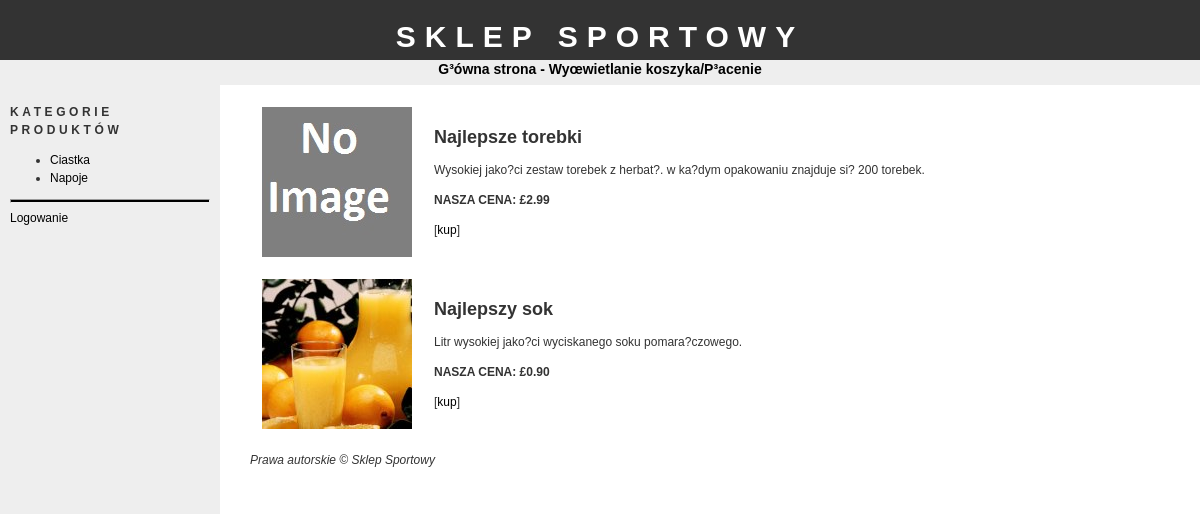
Screenshot of /produkty.php?id=1 with the database file from the repository.
### tables this page shows
CREATE TABLE IF NOT EXISTS `kategorie` (
  `id` tinyint(4) NOT NULL AUTO_INCREMENT,
  `nazwa` varchar(20) NOT NULL,
  PRIMARY KEY (`id`)
);

CREATE TABLE IF NOT EXISTS `produkty` (
  `id` int(11) NOT NULL AUTO_INCREMENT,
  `id_kat` tinyint(4) NOT NULL,
  `nazwa` varchar(100) NOT NULL,
  `opis` text NOT NULL,
  `obraz` varchar(30) NOT NULL,
  `cena` float NOT NULL,
  PRIMARY KEY (`id`)
);

### konfiguracja.php (called while the page is built, shortened)
<?php
$config_basedir = "http://localhost/sites/sklep/";
$config_sitename = "Sklep Sportowy";
?>

### produkty.php (the view, shortened to what this page needs)
<?php
	require("bd.php");
	require("naglowek.php");
	$prodcatsql = "SELECT * FROM produkty WHERE id_kat = " . $_GET['id'] . ";";
	$prodcatres = mysql_query($prodcatsql);
	$numrows = mysql_num_rows($prodcatres);
	if($numrows == 0)
	{
		echo "<h1>Brak produktów</h1>";
		echo "Kategoria nie posiada produktów.";
	}
	else
	{
		echo "<table cellpadding='10'>";
		while($prodrow = mysql_fetch_assoc($prodcatres))
		{
			echo "<tr>";
				if(empty($prodrow['obraz'])) {
					echo "<td><img src='./obrazy/brak_obrazu.jpg' alt='" . $prodrow['nazwa'] . "'></td>";
				}
				else {
					echo "<td><img src='./obrazy/" . $prodrow['obraz'] . "' alt='" . $prodrow['nazwa'] . "'></td>";
				}
				echo "<td>";
					echo "<h2>" . $prodrow['nazwa'] . "</h2>";
					echo "<p>" . $prodrow['opis'];
					echo "<p><strong>NASZA CENA: &pound;" . sprintf('%.2f', $prodrow['cena']) . "</strong>";
					echo "<p>[<a href='dodawanie_do_koszyka.php?id=" . $prodrow['id'] . "'>kup</a>]";
				echo "</td>";
			echo "</tr>";
		}
		echo "</table>";
	}
	require("stopka.php");
?>

### naglowek.php (shortened to what this page needs)
<?php
	require("konfiguracja.php");
?>
<!DOCTYPE HTML PUBLIC "-//W3C//DTD HTML 4.01 Transitional//EN" "http://www.w3.org/TR/html4/loose.dtd">
<head>
	<link href="arkusz_styli.css" rel="stylesheet">
</head>
<body>
	<div id="header">
	<h1><?php echo $config_sitename; ?></h1>
	</div>
	<div id="menu">
		<a href="<?php echo $config_basedir; ?>">G³ówna strona</a> -
		<a href="<?php echo $config_basedir; ?>wyswietlanie_koszyka.php">Wyœwietlanie koszyka/P³acenie</a>
	</div>
	<div id="container">
		<div id="bar">
			<?php
				require("pasek.php");
				echo "<hr>";
				if(isset($_SESSION['SESS_LOGGEDIN']) == TRUE)
				{
					echo "Zalogowany jako <strong>" . $_SESSION['SESS_USERNAME'] . "</strong> [<a href='" . $config_basedir . "wylogowywanie.php'>wyloguj</a>]";
				}
				else
				{
					echo "<a href='" . $config_basedir . "logowanie.php'>Logowanie</a>";
				}
			?>
		</div>
		<div id="main">

### pasek.php
<h1>Kategorie produktów</h1>
<ul>
<?php
	$catsql = "SELECT * FROM kategorie;";
	$catres = mysql_query($catsql);
	while($catrow = mysql_fetch_assoc($catres))
	{
		echo "<li><a href='" . $config_basedir . "/produkty.php?id=" . $catrow['id'] . "'>" . $catrow['nazwa'] . "</a></li>";
	}
?>
</ul>

### stopka.php (shortened to what this page needs)
<?php
	echo "<p><i>Prawa autorskie &copy; " . $config_sitename . "</i></p>";
?>
</div>
	</div>
</body>
</html>

### arkusz_styli.css (style rules this page uses)
body { font-family: "trebuchet ms", verdana, sans-serif; font-size: 12px; line-height: 1.5em; color: #333; background: #ffffff; margin: 0; padding: 0; text-align: center; width: 100%; }
p { margin-top: 10px; }
hr { color: #eee; background-color: #000; height: 2px; }
a:link { text-decoration: none; color: #000; }
img { border: 0; }
#container { position: absolute; top: 85px; left: 0px; background: #ffffff; margin: 0 auto 0 auto; border-bottom: 1px solid #eee; text-align: left; width: 100%; height: 100%; }
#menu { font-family: "trebuchet ms", verdana, sans-serif; font-size: 14px; font-weight: bold; position: absolute; height: 27px; top: 60px; left: 0px; width: 100%; padding: 0px; color: #000000; background-color: #eee }
#header { position: absolute; top: 0px; left: 0px; height: 60px; width: 100%; background: #333; padding-top: 8px; }
#header h1 { font-size: 30px; text-transform: uppercase; letter-spacing: 0.3em; color: #fff; }
#main { margin: 5px 5px 5px 5px; padding: 5px 5px 5px 5px; background: #FFFFFF; }
#bar { float: left; width: 200px; background: #eee; z-index: 1; padding: 10px; margin-right: 30px; height: 100%; }
#bar h1 { font-size: 12px; text-transform: uppercase; letter-spacing: 0.3em; }

### rows the page displays
kategorie: nazwa "Ciastka"
kategorie: nazwa "Napoje"
produkty: nazwa "Najlepsze torebki", opis "Wysokiej jako?ci zestaw torebek z herbat?. w ka?dym opakowaniu znajduje si? 200 torebek.", cena "2.99"
produkty: obraz (picture), nazwa "Najlepszy sok", opis "Litr wysokiej jako?ci wyciskanego soku pomara?czowego.", cena "0.90"

### other values shown
$config_sitename "SKLEP SPORTOWY"
$config_sitename "Sklep Sportowy"
